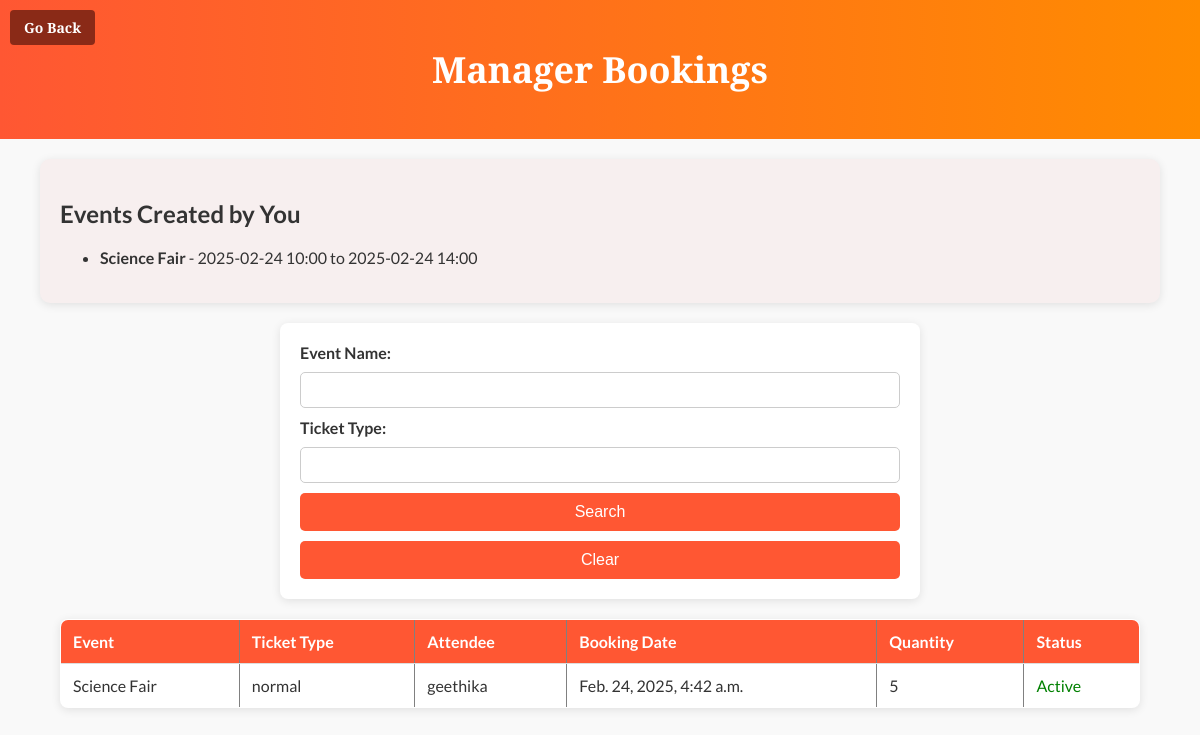
Before: /users/manager/bookings/ (signed in) with the older database file.
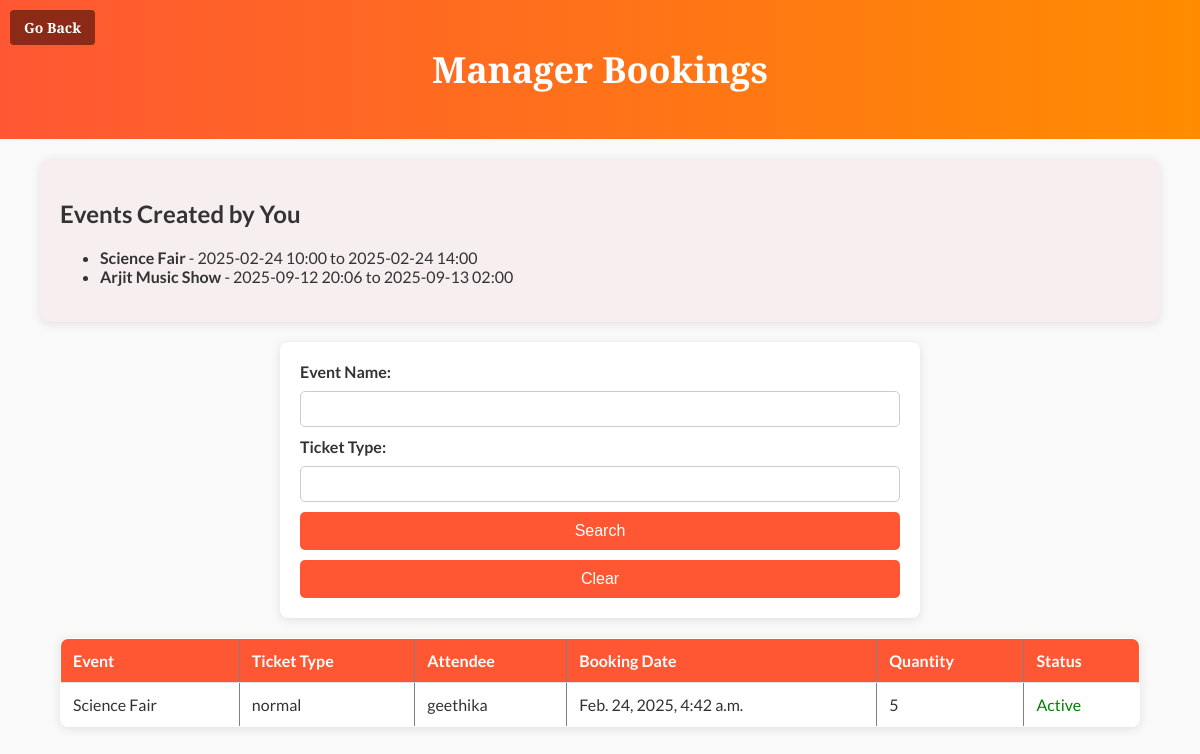
After: the same page with the newer database file.
### events/models.py (models this page shows, shortened)
class Event(models.Model):
    title = models.CharField(max_length=200)
    description = models.TextField()
    event_type = models.CharField(max_length=50)
    location = models.CharField(max_length=200)
    image = models.ImageField(upload_to='event_images/')
    start_date = models.DateTimeField()
    end_date = models.DateTimeField()
    manager = models.ForeignKey(Manager, on_delete=models.SET_NULL, null=True, blank=True)

class Booking(models.Model):
    user = models.ForeignKey(User, on_delete=models.CASCADE)  # Link to the user who made the booking
    event = models.ForeignKey(Event, on_delete=models.CASCADE)  # Link to the event
    ticket = models.ForeignKey(Ticket, on_delete=models.CASCADE)  # Link to the ticket type
    quantity = models.PositiveIntegerField()  # Number of tickets booked
    total_price = models.DecimalField(max_digits=10, decimal_places=2)  # Total price for the booking
    created_at = models.DateTimeField(auto_now_add=True)  # Timestamp for when the booking was created
    booking_id = models.CharField(max_length=10, unique=True, default=generate_ticket_id)  # Unique booking ID
    ticket_type = models.CharField(max_length=100, default='none')  # Type of the ticket (e.g., VIP, Regular)
    ticket_name = models.CharField(max_length=100, default='none')  # Name of the ticket

class Ticket(models.Model):
    event = models.ForeignKey(Event, on_delete=models.CASCADE, related_name='tickets')
    ticket_type = models.CharField(max_length=100)  # e.g., Normal, VIP
    ticket_name = models.CharField(max_length=100)  # Name of the ticket
    quantity = models.PositiveIntegerField()  # Number of tickets available
    price = models.DecimalField(max_digits=10, decimal_places=2)  # Price per ticket
    additional_fee = models.DecimalField(max_digits=10, decimal_places=2, blank=True, null=True)  # Additional fee
    sale_start = models.DateTimeField()  # Tickets available from
    sale_end = models.DateTimeField()  # Tickets available until
    min_purchase = models.PositiveIntegerField()  # Minimum ticket purchase
    max_purchase = models.PositiveIntegerField()  # Maximum ticket purchase
    created_at = models.DateTimeField(auto_now_add=True)

### users/views.py (the view)
# urls.py: path('manager/bookings/', views.manager_bookings, name='manager_bookings'),
@login_required
def manager_bookings(request):
    user = request.user  # Get the logged-in user
    if user.is_superuser:
        bookings = Booking.objects.all()
        events = Event.objects.all()
    elif hasattr(user, 'manager'):
        events = Event.objects.filter(manager_id=user.manager.id)  # Fetch events created by this manager
        bookings = Booking.objects.filter(event__in=events)  # Fetch bookings for those events
    else:
        bookings = Booking.objects.none()
        events = Event.objects.none()
    event_name = request.GET.get('event_name', '')
    ticket_type = request.GET.get('ticket_type', '')
    if event_name:
        bookings = bookings.filter(event__title__icontains=event_name)
    if ticket_type:
        bookings = bookings.filter(ticket__ticket_type__icontains=ticket_type)
    return render(request, "manager_bookings.html", {"events": events, "bookings": bookings})

### users/templates/manager_bookings.html (shortened to what this page needs)
{% load static %}
<!DOCTYPE html>
<html lang="en">
<head>
  <link rel="stylesheet" href="{% static 'css/manager_bookings.css' %}">
</head>
<body>
  <header>
    <h2>Manager Bookings</h2>
    <a class="b-btn" href="{% url 'home' %}">Go Back</a>
  </header>
  <section class="section">
    <h2>Events Created by You</h2>
    {% if events %}
      <ul>
        {% for event in events %}
          <li>
            <strong>{{ event.title }}</strong> - {{ event.start_date|date:"Y-m-d H:i" }} to {{ event.end_date|date:"Y-m-d H:i" }}
          </li>
        {% endfor %}
      </ul>
    {% else %}
      <p>No events found.</p>
    {% endif %}
  </section>
  <form method="GET">
    <label for="event_name">Event Name:</label>
    <input type="text" id="event_name" name="event_name" value="{{ request.GET.event_name }}">
    <label for="ticket_type">Ticket Type:</label>
    <input type="text" id="ticket_type" name="ticket_type" value="{{ request.GET.ticket_type }}">
    <button type="submit" class="search-btn">Search</button>
    <button type="button" class="clear-btn" onclick="clearFilters()">Clear</button>
  </form>
  <table border="1">
    <thead>
      <tr>
        <th>Event</th>
        <th>Ticket Type</th>
        <th>Attendee</th>
        <th>Booking Date</th>
        <th>Quantity</th>
        <th>Status</th>
      </tr>
    </thead>
    <tbody>
      {% for booking in bookings %}
      <tr {% if booking.status == 'canceled' %} style="background-color: #ffcccc;" {% endif %}>
        <td>{{ booking.event.title }}</td>
        <td>{{ booking.ticket.ticket_type }}</td>
        <td>{{ booking.user.username }}</td>
        <td>{{ booking.created_at }}</td>
        <td>{{ booking.quantity }}</td>
        <td>
          {% if booking.status == 'canceled' %}
            <span style="color: red;">Canceled</span>
          {% else %}
            <span style="color: green;">Active</span>
          {% endif %}
        </td>
      </tr>
      {% empty %}
      <tr>
        <td colspan="6">No bookings found.</td>
      </tr>
      {% endfor %}
    </tbody>
  </table>
</body>
</html>

Changed rows visible on the page:
added Event: title "Arjit Music Show", start_date "2025-09-12 20:06", end_date "2025-09-13 02:00"
